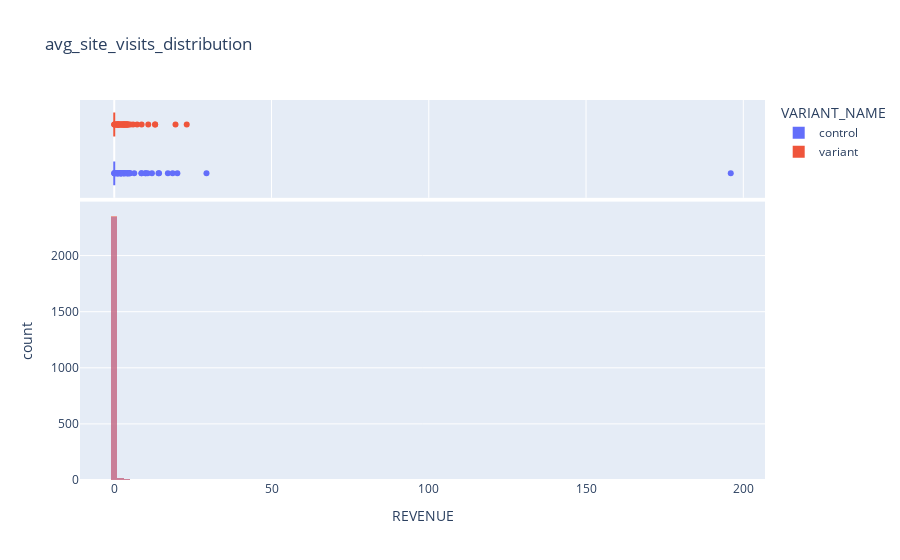

Source (notebook cell):
### Code cell
import plotly.express as px
fig = px.histogram(df_new,
                   x='REVENUE',
                   color = 'VARIANT_NAME',
                   title='avg_site_visits_distribution',
                   marginal = 'box',
                   nbins = 100,
                   barmode='overlay')

fig.show()

### Figure 1 — Plotly figure (JSON) as saved in the notebook; plotly's stock layout.template omitted (floating-point values rounded to 4 significant figures; data arrays with more than 128 entries replaced by an {"elided": "..."} marker saying what was removed)
{"data": [{"alignmentgroup": "True", "bingroup": "x", "hovertemplate": "VARIANT_NAME=control<br>REVENUE=%{x}<br>count=%{y}<extra></extra>", "legendgroup": "control", "marker": {"color": "#636efa", "opacity": 0.5, "pattern": {"shape": ""}}, "name": "control", "nbinsx": 100, "offsetgroup": "control", "orientation": "v", "showlegend": true, "type": "histogram", "x": {"elided": "2390 float values"}, "xaxis": "x", "yaxis": "y"}, {"alignmentgroup": "True", "hovertemplate": "VARIANT_NAME=control<br>REVENUE=%{x}<extra></extra>", "legendgroup": "control", "marker": {"color": "#636efa"}, "name": "control", "notched": true, "offsetgroup": "control", "showlegend": false, "type": "box", "x": {"elided": "2390 float values"}, "xaxis": "x2", "yaxis": "y2"}, {"alignmentgroup": "True", "bingroup": "x", "hovertemplate": "VARIANT_NAME=variant<br>REVENUE=%{x}<br>count=%{y}<extra></extra>", "legendgroup": "variant", "marker": {"color": "#EF553B", "opacity": 0.5, "pattern": {"shape": ""}}, "name": "variant", "nbinsx": 100, "offsetgroup": "variant", "orientation": "v", "showlegend": true, "type": "histogram", "x": {"elided": "2393 float values"}, "xaxis": "x", "yaxis": "y"}, {"alignmentgroup": "True", "hovertemplate": "VARIANT_NAME=variant<br>REVENUE=%{x}<extra></extra>", "legendgroup": "variant", "marker": {"color": "#EF553B"}, "name": "variant", "notched": true, "offsetgroup": "variant", "showlegend": false, "type": "box", "x": {"elided": "2393 float values"}, "xaxis": "x2", "yaxis": "y2"}], "layout": {"barmode": "overlay", "legend": {"title": {"text": "VARIANT_NAME"}, "tracegroupgap": 0}, "title": {"text": "avg_site_visits_distribution"}, "xaxis": {"anchor": "y", "domain": [0, 1], "title": {"text": "REVENUE"}}, "xaxis2": {"anchor": "y2", "domain": [0, 1], "matches": "x", "showgrid": true, "showticklabels": false}, "yaxis": {"anchor": "x", "domain": [0, 0.7326], "title": {"text": "count"}}, "yaxis2": {"anchor": "x2", "domain": [0.7426, 1], "matches": "y2", "showgrid": false, "showline": false, "showticklabels": false, "ticks": ""}}}
